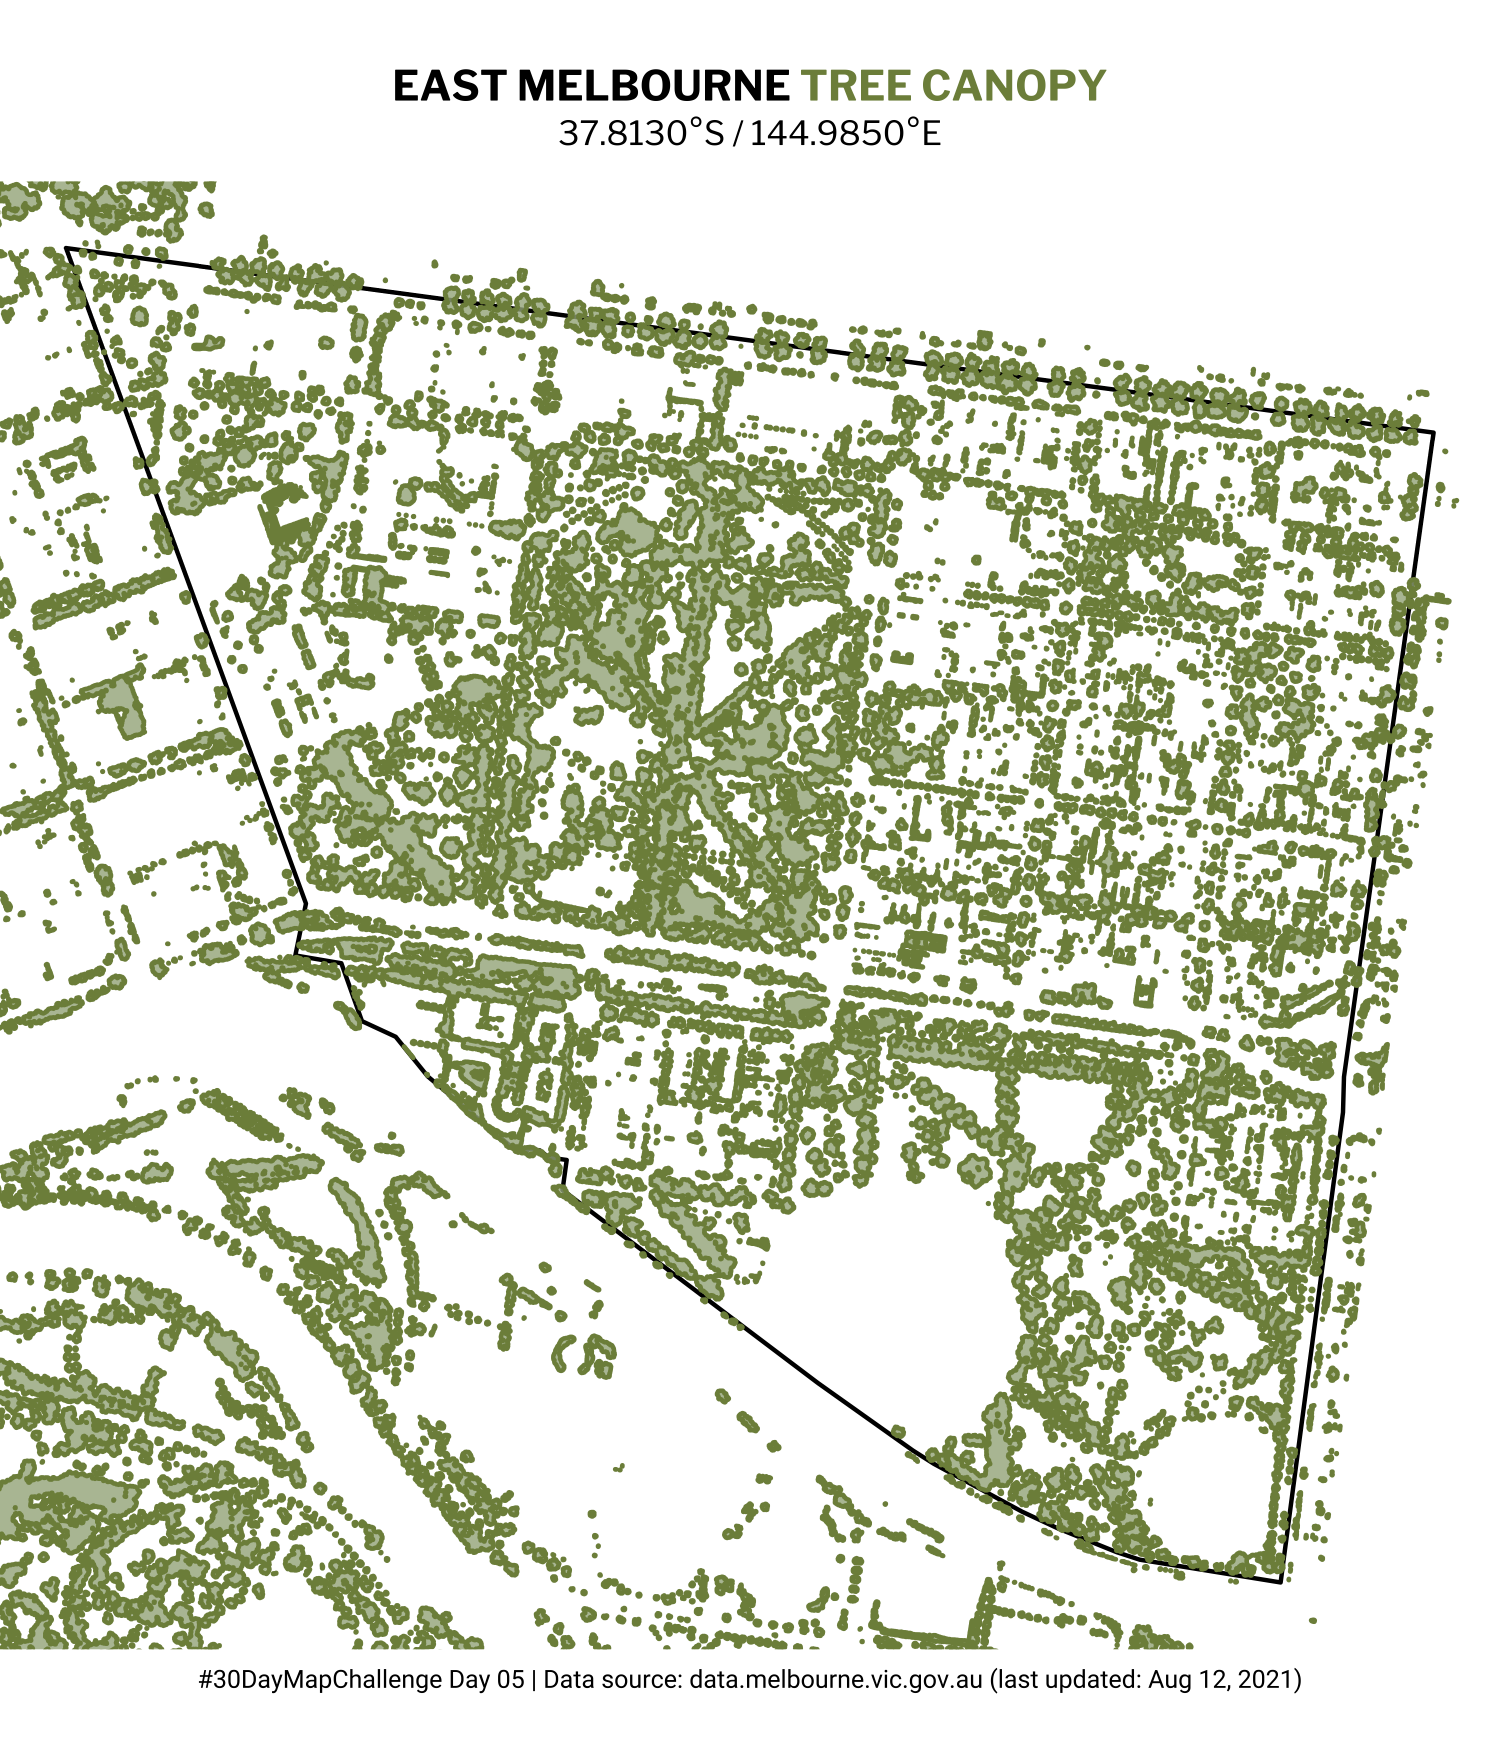

The R source for this figure:
#30DayMapChallenge 06 Green
#East Melbourne Green Canopy
#Data source: https://data.melbourne.vic.gov.au/Environment/Tree-Canopies-2021-Urban-Forest-/krg7-hmyt (last updated: Aug 12, 2021)

# load libraries 
library(sf)
library(tidyverse)
library(ggtext)

# load fonts
library(sysfonts)
library(showtext)
font_add_google("Libre Franklin")
font_add_google("Roboto")
showtext_auto()

# read tree canopy shp file
tree = read_sf('data/Tree_Canopies_2021/geo_export_e32098a2-c9e6-451b-82e7-d554ccd3213f.shp')

# read VIC suburb/locality boundaries shp file
# source: https://data.gov.au/dataset/ds-dga-af33dd8c-0534-4e18-9245-fc64440f742e/details
sub = read_sf('data/VIC_LOC_POLYGON_shp/vic_localities.shp') 
# get polygon of East Melbourne
east_melb = sub %>% filter(LOC_NAME=="East Melbourne")


# get East Melbourne area coords
obj = ggplot(data = east_melb) +
  geom_sf(color="black") 

xmin <- ggplot_build(obj)$layout$panel_params[[1]]$x_range[1]
xmax <- ggplot_build(obj)$layout$panel_params[[1]]$x_range[2]
ymin <- ggplot_build(obj)$layout$panel_params[[1]]$y_range[1]
ymax <- ggplot_build(obj)$layout$panel_params[[1]]$y_range[2]

# plot
ggplot(data = east_melb) +
  geom_sf(color="black", fill=NA) +
  geom_sf(data= tree, color="#7e8e49", alpha=.8, fill="#a3b18a") +
  coord_sf(xlim = c(144.9704, 144.9923), 
           ylim = c(-37.82389, -37.80696),
           expand = FALSE) +
  theme_void(base_family = "Libre Franklin") +
  theme(plot.title = element_markdown(size = 10,face="bold", hjust=.5),
        plot.caption=element_text(size=6, hjust=.5, family="Roboto", margin=margin(5,0,0,0)),
        plot.background=element_rect(fill="white", color=NA),
        plot.subtitle = element_markdown(size = 8, hjust=.5,margin=margin(3, 0, 0, 0))) +
  labs(title = "EAST MELBOURNE <span style='color:#7e8e49;'>TREE CANOPY</span>", 
       subtitle = "37.8130°S / 144.9850°E<br>",
       caption="#30DayMapChallenge Day 05 | Data source: data.melbourne.vic.gov.au (last updated: Aug 12, 2021)")

# save plot
ggsave(file="07_green.png", width=5, height=5.8, bg="white")
ggsave(file="07_green.pdf", width=5, height=5.8)

